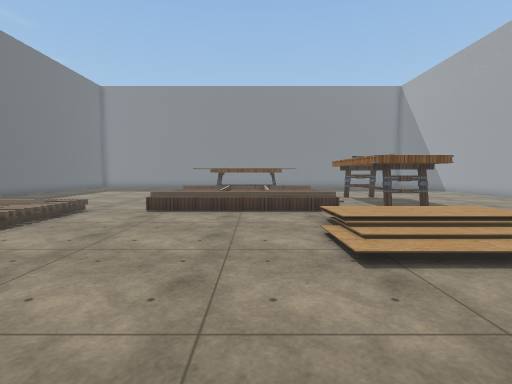
[1] (above)

17 first-person views from a walk through a scene from a Unity 3-D project. The camera is 1.3 m above the floor, tilts 4° down and sees 85° across. The floor is counted in squares, 0.9 m on a side. Each view is taken from the middle of a square. On the plan, view 1 faces up. The plan holds only what a view shows up to about 14 squares ahead; the rest is blank. The player character is not drawn. Some surface patterns are stand-ins.

[2]
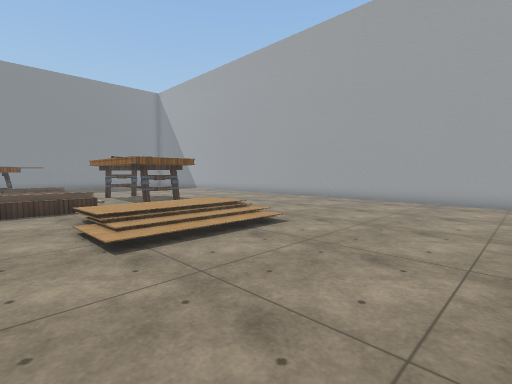

[3]
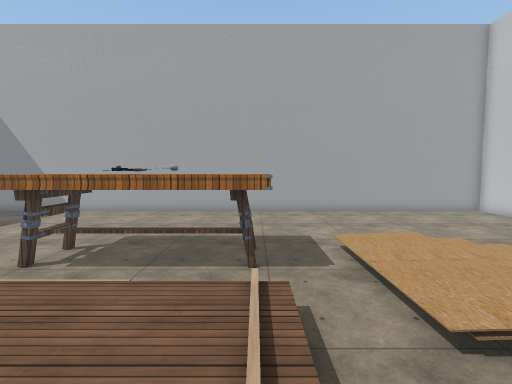

[4]
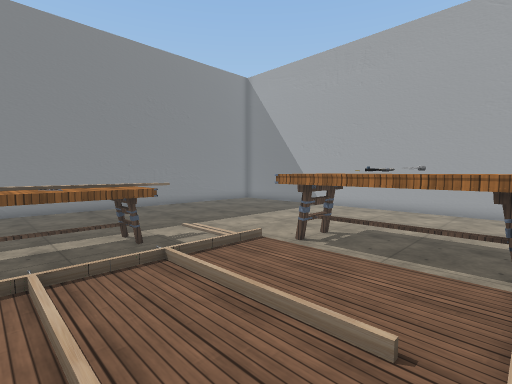

[5]
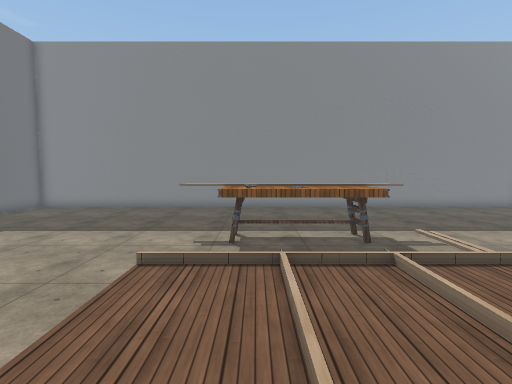

[6]
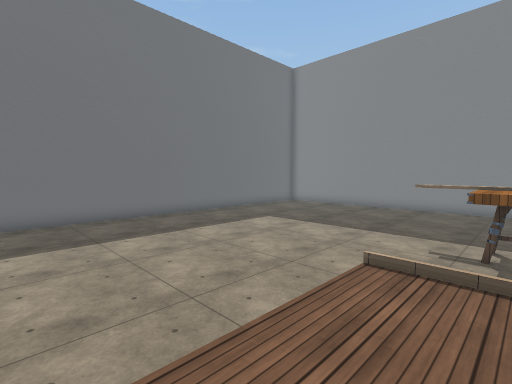

[7]
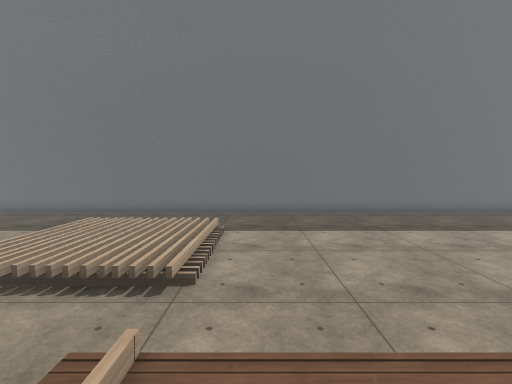

[8]
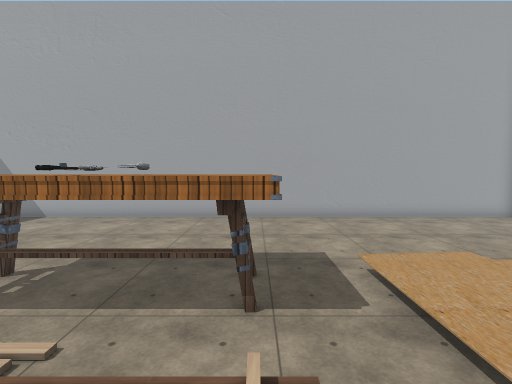

[9]
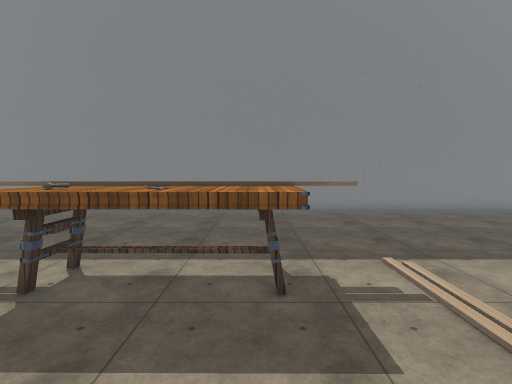

[10]
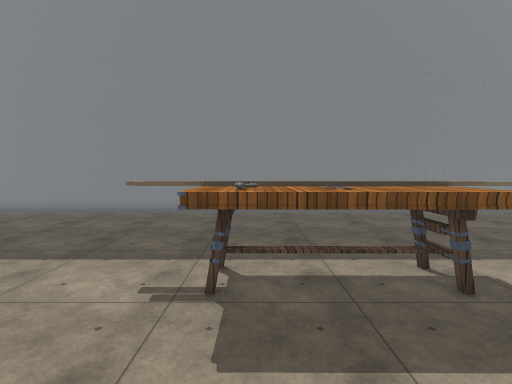

[11]
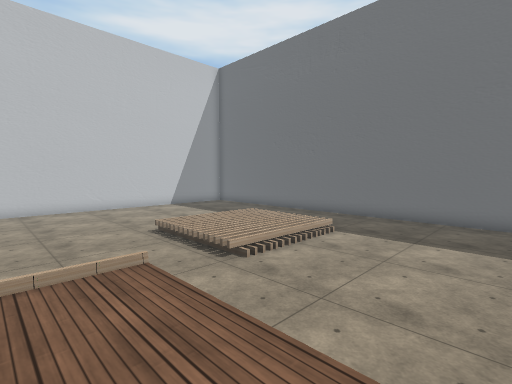

[12]
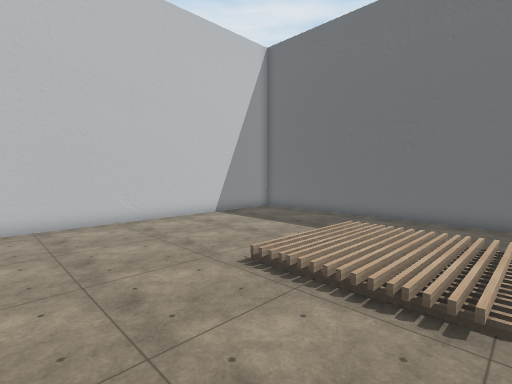

[13]
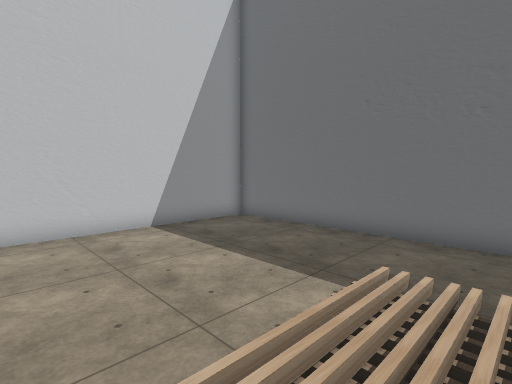

[14]
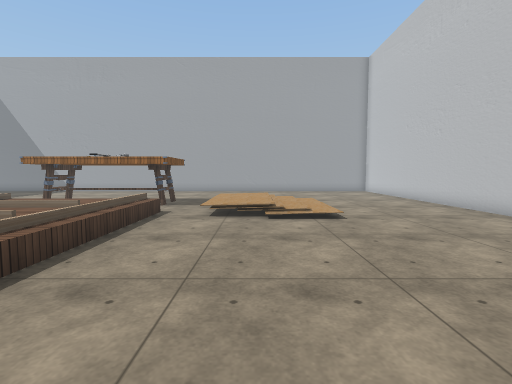

[15]
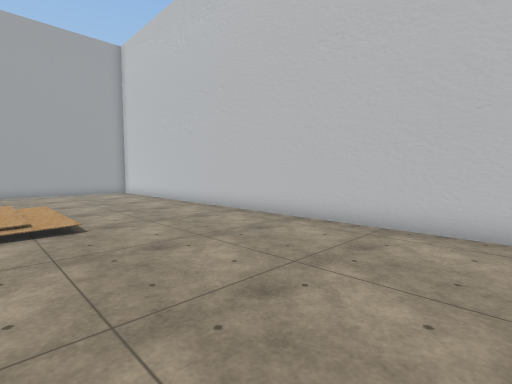

[16]
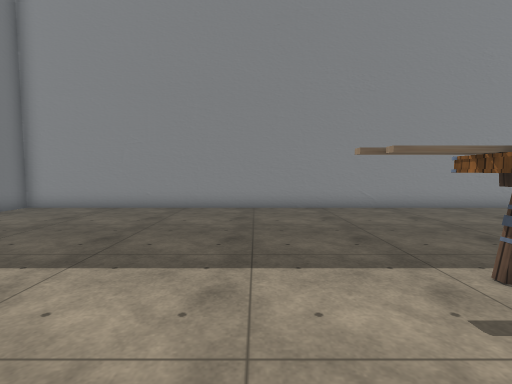

[17]
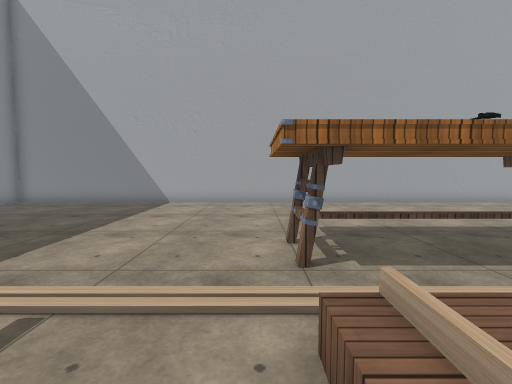

### Floor plan
Key: @ floor where view 1 was taken; # wall or solid block; . main floor; : floor 0.25 m higher than the main floor; + floor 0.5 m higher than the main floor; / step, stairs or slope; = window, fence, low wall or low ledge; T table; H thing the floor can be seen under or through.
Columns run from 16 left of view 1 to 15 right of it. Each row starts with its distance up from view 1.
 29 ################################
 28 #..............................#
 27 #..............................#
 26   .............................#
 25   .............................#
 24 #..............................#
 23 #..............................#
 22 #..............................#
 21 #...........HHHHHHH............#
 20 #............TTTTT.#...........#
 19 #............TTTTT.............#
 18 #..............................#
 17 #..............................#
 16 #...........=//////=.TTT.......#
 15 #.........../++++++/.TTT.......#
 14 #.........../++++++/.TTT.......#
 13 #.........../++++++/.TTT.......#
 12 #.........../++++++/.TTT.......#
 11 #..../////..=//////=.TTT.......#
 10 #....    /.....................#
  9 #...     /........//////.......#
  8 #....    /......../::::/.......#
  7 #....    /......../++++/.......#
  6 #..../////......../::::/.......#
  5 #.................:::::/.......#
  4 #..............................#
  3 #..............................#
  2 #..............................#
  1 #..............................#
  0 #...............@..............#
 -1 #..............................#
 -2 ########################     #

Positions as (right, up) in squares from view 1, and headings:
1: (0, 0), facing up
2: (0, -1), facing up-right
3: (-1, 11), facing right
4: (-2, 11), facing up-right
5: (-2, 11), facing up
6: (-2, 11), facing up-left
7: (-2, 12), facing left
8: (1, 11), facing right
9: (1, 15), facing up
10: (-2, 15), facing up
11: (-2, 16), facing down-left
12: (-2, 11), facing down-left
13: (-7, 8), facing down-left
14: (-7, 7), facing right
15: (-6, 6), facing down-right
16: (-6, 17), facing up
17: (1, 17), facing right
